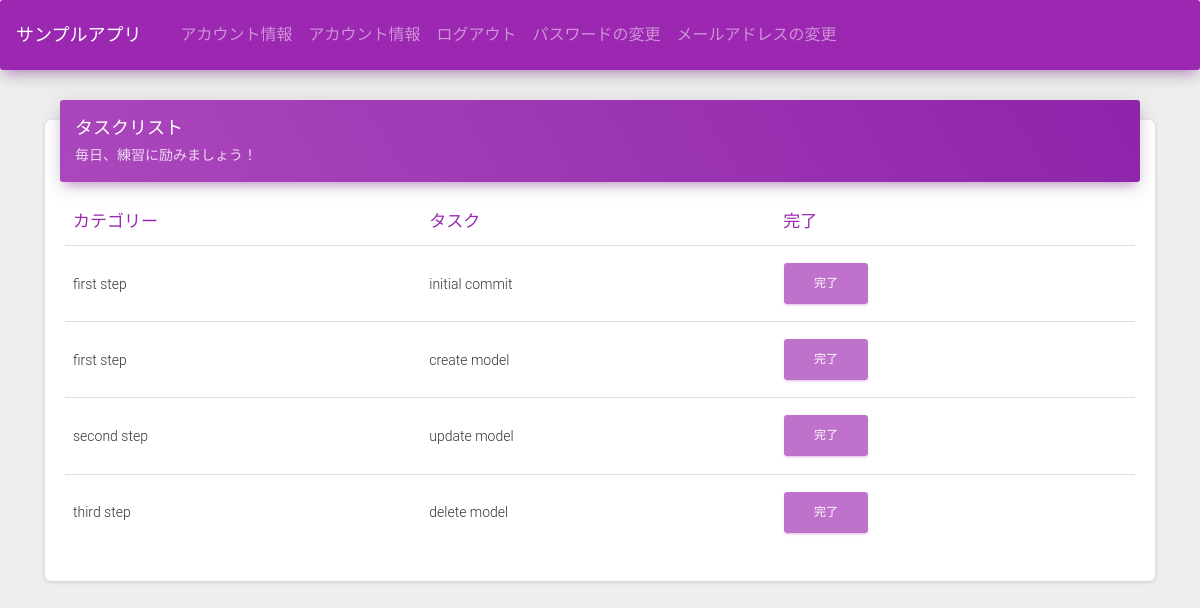
Page /task/ (signed in) on the committed database.
### task/models.py (models this page shows, shortened)
class MyTask(models.Model):
    user = models.ForeignKey(User, on_delete=models.CASCADE)
    task = models.ForeignKey(Task, on_delete=models.CASCADE)
    finished = models.BooleanField(default=False)

class Task(models.Model):
    category = models.ForeignKey("Category", on_delete=models.CASCADE)
    content = models.CharField(max_length=255)

class Category(models.Model):
    name = models.CharField(max_length=50)
    def __str__(self):
        return self.name

### task/views.py (the view)
# urls.py: path('', MyTaskListView.as_view(), name='list'),
class MyTaskListView(LoginRequiredMixin, ListView):
    model = MyTask
    template_name = "task/task_list.html"
    def get_queryset(self):
        return MyTask.objects.filter(user=self.request.user)

### task/templates/task/task_list.html (shortened to what this page needs)
{% extends 'task/base.html' %}
{% block content %}
  <div class="container">
    <div class="row">
      <div class="col-md-12">
        <div class="card">
          <div class="card-header card-header-primary">
            <h4 class="card-title ">タスクリスト</h4>
            <p class="card-category">毎日、練習に励みましょう！</p>
          </div>
          <div class="card-body">
            <div class="table-responsive">
              <table class="table">
                <thead class="text-primary">
                  <tr>
                    <th>カテゴリー</th>
                    <th>タスク</th>
                    <th>完了</th>
                  </tr>
                </thead>
                <tbody>
                  {% for mytask in mytask_list %}
                  <tr class="card-body">
                    <td>{{ mytask.task.category }}</td>
                    <td>{{ mytask.task.content }}</td>
                    <td>
                      {% if mytask.finished %}
                      <button class="btn btn-primary pull-right" disabled>
                        完了
                      </button>
                      {% endif %}
                    </td>
                    {% empty %}
                    タスクはありません
                  </tr>
                </tbody>
                {% endfor %}
              </table>
            </div>
          </div>
        </div>
      </div>
    </div>
  </div>
{% endblock %}

### rows in the picture
MyTask: task.category "first step", task.content "initial commit", finished "完了"
MyTask: task.category "first step", task.content "create model", finished "完了"
MyTask: task.category "second step", task.content "update model", finished "完了"
MyTask: task.category "third step", task.content "delete model", finished "完了"
